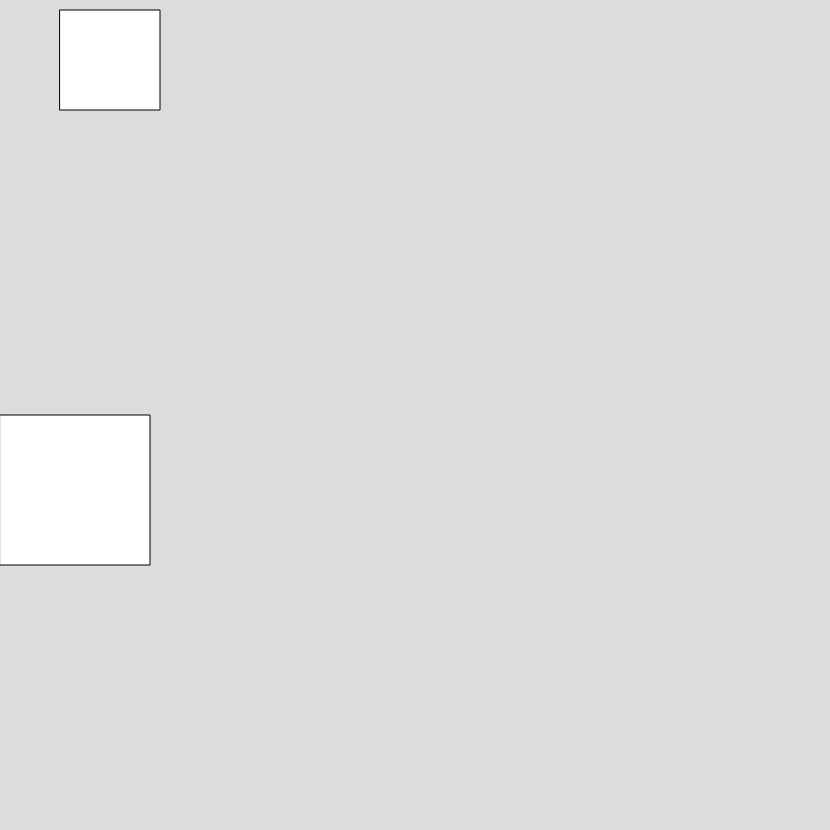
Frame 1 (no input)
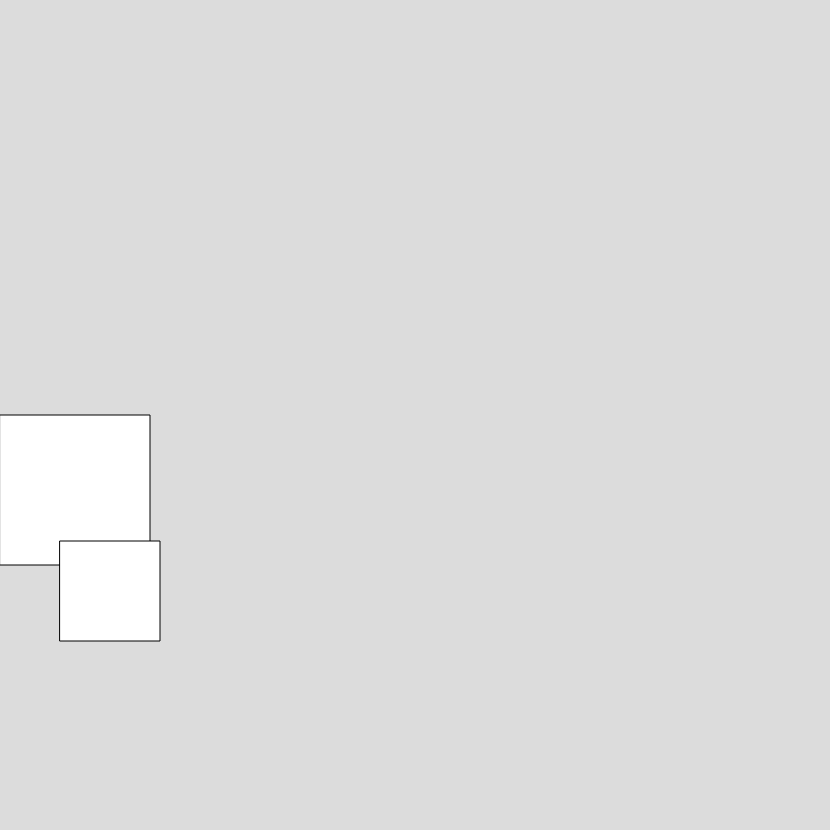
Frame 60 (no input)
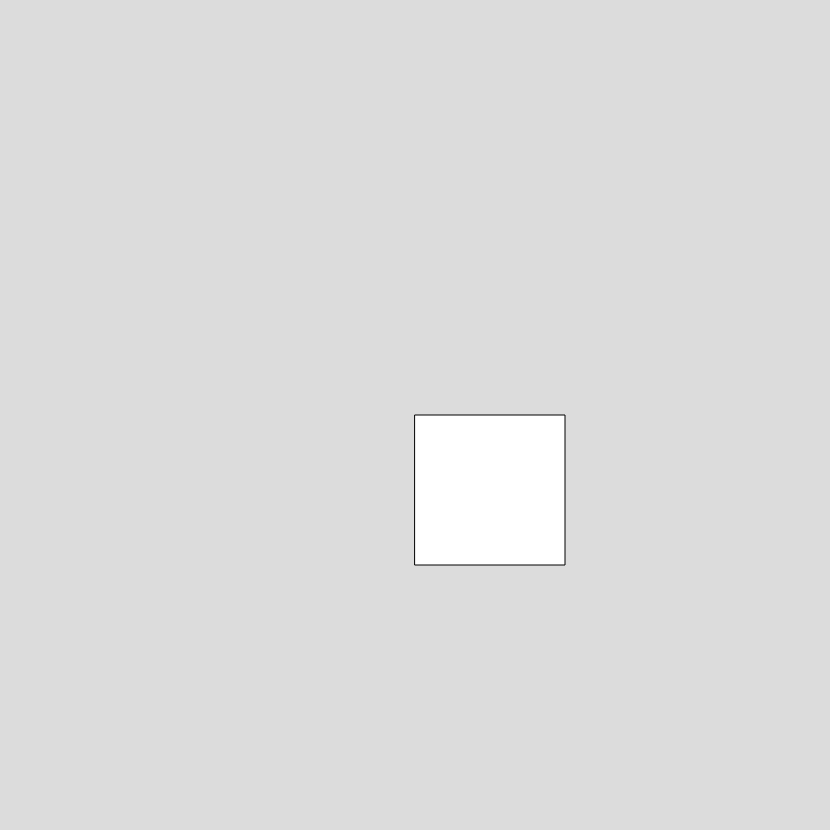
Frame 120 (the mouse pressed at the canvas centre since frame 60)

The p5.js sketch that drew these frames (run headless with seeded random() and noise() and a simulated clock; from frame 60 on, the mouse is pressed at the canvas centre):

// p5.js sketch
// ── sketch.js
var seed = 0;
function setup() {
  createCanvas(830, 830);
}

function draw() {
  background(220);
rect(mouseX,415,150,150)
rect(60,10+seed,100,100)
seed=seed+9;
if (seed>800){
}
}
